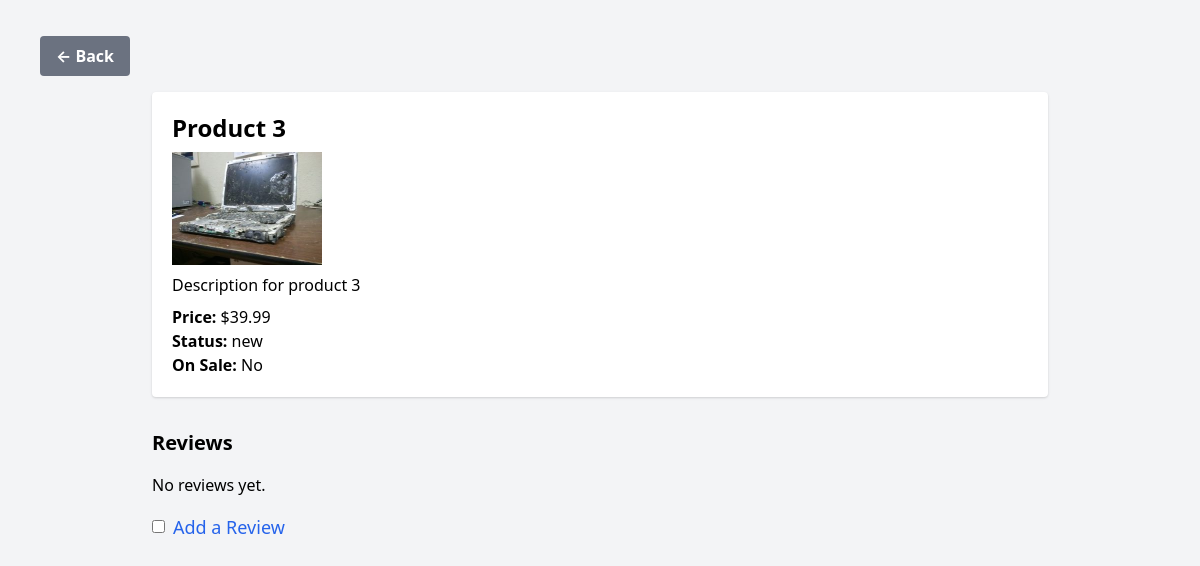
/src/public/product.php?id=3, run on the app's committed database.
### tables this page shows
CREATE TABLE IF NOT EXISTS products (
  id INT AUTO_INCREMENT PRIMARY KEY,
  title VARCHAR(255) NOT NULL,
  description TEXT,
  price DECIMAL(10, 2) NOT NULL,
  photo VARCHAR(255),
  status VARCHAR(50),
  on_sale BOOLEAN DEFAULT FALSE
);

### src/public/product.php (called while the page is built, shortened)
<?php
require dirname(__DIR__) . DIRECTORY_SEPARATOR . 'app' . DIRECTORY_SEPARATOR . 'App.php';
$productID = $_GET['id'] ?? null;
$product = getProductDetailsPDO($productID);
$reviews = getReviewsForProduct($productID);
require dirname(__DIR__) . '/views/product.php';

### src/app/App.php (called while the page is built, shortened)
<?php
function getConnectionPDO(): PDO {
    $dsn = "mysql:host=" . DB_HOST . ";dbname=" . DB_NAME;
    $options = [PDO::ATTR_DEFAULT_FETCH_MODE => PDO::FETCH_ASSOC];
    return new PDO($dsn, DB_USER, DB_PASS, $options);
}
function getProductDetailsPDO($productID): ?array {
    $pdo = getConnectionPDO();
    $stmt = $pdo->prepare("SELECT * FROM products WHERE id = :id");
    $stmt->bindValue(':id', $productID, PDO::PARAM_INT);
    $stmt->execute();
    return $stmt->fetch(PDO::FETCH_ASSOC) ?: null;
}

### src/views/product.php (the view, shortened to what this page needs)
<!doctype html>
<html lang="en">
<head>
    <link rel="stylesheet" href="/assets/dist/main.css" />
    <link href="https://cdn.jsdelivr.net/npm/tailwindcss@2.2.19/dist/tailwind.min.css" rel="stylesheet">
</head>
<body class="bg-gray-100 p-5">
    <div class="my-4 mx-5">
        <a href="index.php" class="inline-block bg-gray-500 hover:bg-gray-700 text-white font-bold py-2 px-4 rounded transition ease-in-out duration-150">
            ← Back
        </a>
    </div>
    <div class="max-w-4xl mx-auto bg-white p-5 rounded shadow">
        <h1 class="text-2xl font-bold"><?= htmlspecialchars($product['title']); ?></h1>
        <img src="<?=htmlspecialchars($product['photo']); ?>" alt="Product Image" class="my-2" width="150" height="200">
        <p><?= nl2br(htmlspecialchars($product['description'])); ?></p>
        <p class="mt-2"><strong>Price:</strong> $<?= htmlspecialchars($product['price']); ?></p>
        <p><strong>Status:</strong> <?= htmlspecialchars($product['status']); ?></p>
        <p><strong>On Sale:</strong> <?= $product['on_sale'] ? 'Yes' : 'No'; ?></p>
    </div>
    <div class="max-w-4xl mx-auto mt-8">
        <h2 class="text-xl font-semibold mb-4">Reviews</h2>
        <?php if (!empty($reviews)): ?>
            <?php foreach ($reviews as $review): ?>
                <div class="bg-white p-4 rounded shadow mb-4">
                    <p><?= nl2br(htmlspecialchars($review['comment'])); ?></p>
                    <p class="text-sm">Rating: <?= str_repeat('★', $review['rating']); ?></p>
                    <p class="text-sm">By: <?= htmlspecialchars($review['first_name']) . ' ' . htmlspecialchars($review['last_name']); ?> on <?= date('F j, Y', strtotime($review['date'])); ?></p>
                    <div class="mt-2">
                        <a href="edit_review.php?review_id=<?= $review['id']; ?>&product_id=<?= $product['id']; ?>" class="bg-yellow-500 hover:bg-yellow-700 text-white font-bold py-1 px-2 rounded">Edit</a>
                        <a href="delete_review.php?review_id=<?= $review['id']; ?>&product_id=<?= $product['id']; ?>" onclick="return confirm('Are you sure you want to delete this review?');" class="bg-red-500 hover:bg-red-700 text-white font-bold py-1 px-2 rounded">Delete</a>
                        <a href="#top" class="inline-block bg-blue-500 hover:bg-blue-700 text-white font-bold py-0.5 px-2 mx-1.5 rounded transition ease-in-out duration-150">↑</a>
                    </div>
                </div>
            <?php endforeach; ?>
        <?php else: ?>
            <p>No reviews yet.</p>
        <?php endif; ?>
        <div class="mt-4">
            <label for="toggleReview" class="inline-flex items-center cursor-pointer text-lg text-blue-600 hover:text-blue-800">
                <input type="checkbox" id="toggleReview" class="form-checkbox rounded text-blue-500 focus:ring-blue-500" onchange="document.getElementById('reviewForm').classList.toggle('hidden');">
                <span class="ml-2">Add a Review</span>
            </label>
        </div>
    </div>
</body>
</html>

### data on the page
products: title "Product 3", photo (picture), description "Description for product 3", price "39.99", status "new"
